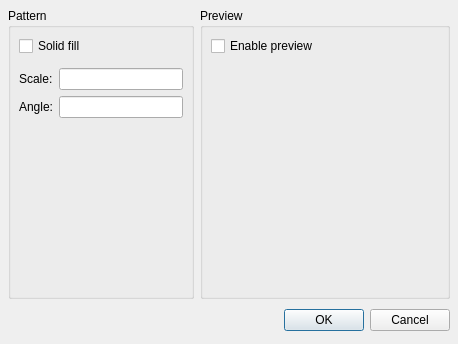
<ui version="4.0" >
 <class>QG_DlgHatch</class>
 <widget class="QDialog" name="QG_DlgHatch" >
  <property name="geometry" >
   <rect>
    <x>0</x>
    <y>0</y>
    <width>458</width>
    <height>344</height>
   </rect>
  </property>
  <property name="windowTitle" >
   <string>Choose Hatch Attributes</string>
  </property>
  <layout class="QVBoxLayout" >
   <property name="spacing" >
    <number>6</number>
   </property>
   <property name="leftMargin" >
    <number>8</number>
   </property>
   <property name="topMargin" >
    <number>8</number>
   </property>
   <property name="rightMargin" >
    <number>8</number>
   </property>
   <property name="bottomMargin" >
    <number>8</number>
   </property>
   <item>
    <layout class="QHBoxLayout" >
     <property name="spacing" >
      <number>6</number>
     </property>
     <property name="leftMargin" >
      <number>0</number>
     </property>
     <property name="topMargin" >
      <number>0</number>
     </property>
     <property name="rightMargin" >
      <number>0</number>
     </property>
     <property name="bottomMargin" >
      <number>0</number>
     </property>
     <item>
      <widget class="QGroupBox" name="gbPattern" >
       <property name="title" >
        <string>Pattern</string>
       </property>
       <layout class="QVBoxLayout" >
        <property name="spacing" >
         <number>6</number>
        </property>
        <property name="leftMargin" >
         <number>8</number>
        </property>
        <property name="topMargin" >
         <number>8</number>
        </property>
        <property name="rightMargin" >
         <number>8</number>
        </property>
        <property name="bottomMargin" >
         <number>8</number>
        </property>
        <item>
         <widget class="QCheckBox" name="cbSolid" >
          <property name="text" >
           <string>Solid fill</string>
          </property>
         </widget>
        </item>
        <item>
         <widget class="QG_PatternBox" native="1" name="cbPattern" />
        </item>
        <item>
         <layout class="QGridLayout" >
          <property name="leftMargin" >
           <number>0</number>
          </property>
          <property name="topMargin" >
           <number>0</number>
          </property>
          <property name="rightMargin" >
           <number>0</number>
          </property>
          <property name="bottomMargin" >
           <number>0</number>
          </property>
          <property name="horizontalSpacing" >
           <number>6</number>
          </property>
          <property name="verticalSpacing" >
           <number>6</number>
          </property>
          <item row="1" column="0" >
           <widget class="QLabel" name="lAngle" >
            <property name="text" >
             <string>Angle:</string>
            </property>
           </widget>
          </item>
          <item row="0" column="1" >
           <widget class="QLineEdit" name="leScale" />
          </item>
          <item row="1" column="1" >
           <widget class="QLineEdit" name="leAngle" />
          </item>
          <item row="0" column="0" >
           <widget class="QLabel" name="lScale" >
            <property name="text" >
             <string>Scale:</string>
            </property>
           </widget>
          </item>
         </layout>
        </item>
        <item>
         <spacer>
          <property name="orientation" >
           <enum>Qt::Vertical</enum>
          </property>
          <property name="sizeHint" >
           <size>
            <width>20</width>
            <height>40</height>
           </size>
          </property>
         </spacer>
        </item>
       </layout>
      </widget>
     </item>
     <item>
      <widget class="QGroupBox" name="gbPreview" >
       <property name="minimumSize" >
        <size>
         <width>250</width>
         <height>16</height>
        </size>
       </property>
       <property name="title" >
        <string>Preview</string>
       </property>
       <layout class="QVBoxLayout" >
        <property name="spacing" >
         <number>6</number>
        </property>
        <property name="leftMargin" >
         <number>8</number>
        </property>
        <property name="topMargin" >
         <number>8</number>
        </property>
        <property name="rightMargin" >
         <number>8</number>
        </property>
        <property name="bottomMargin" >
         <number>8</number>
        </property>
        <item>
         <widget class="QCheckBox" name="cbEnablePreview" >
          <property name="text" >
           <string>Enable preview</string>
          </property>
         </widget>
        </item>
        <item>
         <widget class="QG_GraphicView" native="1" name="gvPreview" />
        </item>
       </layout>
      </widget>
     </item>
    </layout>
   </item>
   <item>
    <layout class="QHBoxLayout" >
     <property name="spacing" >
      <number>6</number>
     </property>
     <property name="leftMargin" >
      <number>0</number>
     </property>
     <property name="topMargin" >
      <number>0</number>
     </property>
     <property name="rightMargin" >
      <number>0</number>
     </property>
     <property name="bottomMargin" >
      <number>0</number>
     </property>
     <item>
      <spacer>
       <property name="orientation" >
        <enum>Qt::Horizontal</enum>
       </property>
       <property name="sizeHint" >
        <size>
         <width>131</width>
         <height>31</height>
        </size>
       </property>
      </spacer>
     </item>
     <item>
      <widget class="QPushButton" name="okButton" >
       <property name="text" >
        <string>OK</string>
       </property>
      </widget>
     </item>
     <item>
      <widget class="QPushButton" name="cancelButton" >
       <property name="text" >
        <string>Cancel</string>
       </property>
      </widget>
     </item>
    </layout>
   </item>
  </layout>
 </widget>
 <customwidgets>
  <customwidget>
   <class>QG_PatternBox</class>
   <extends></extends>
   <header>qg_patternbox.h</header>
  </customwidget>
  <customwidget>
   <class>QG_GraphicView</class>
   <extends></extends>
   <header>qg_graphicview.h</header>
  </customwidget>
 </customwidgets>
 <resources/>
 <connections>
  <connection>
   <sender>okButton</sender>
   <signal>clicked()</signal>
   <receiver>QG_DlgHatch</receiver>
   <slot>accept()</slot>
   <hints>
    <hint type="sourcelabel" >
     <x>278</x>
     <y>253</y>
    </hint>
    <hint type="destinationlabel" >
     <x>96</x>
     <y>254</y>
    </hint>
   </hints>
  </connection>
  <connection>
   <sender>cancelButton</sender>
   <signal>clicked()</signal>
   <receiver>QG_DlgHatch</receiver>
   <slot>reject()</slot>
   <hints>
    <hint type="sourcelabel" >
     <x>369</x>
     <y>253</y>
    </hint>
    <hint type="destinationlabel" >
     <x>179</x>
     <y>282</y>
    </hint>
   </hints>
  </connection>
 </connections>
</ui>
